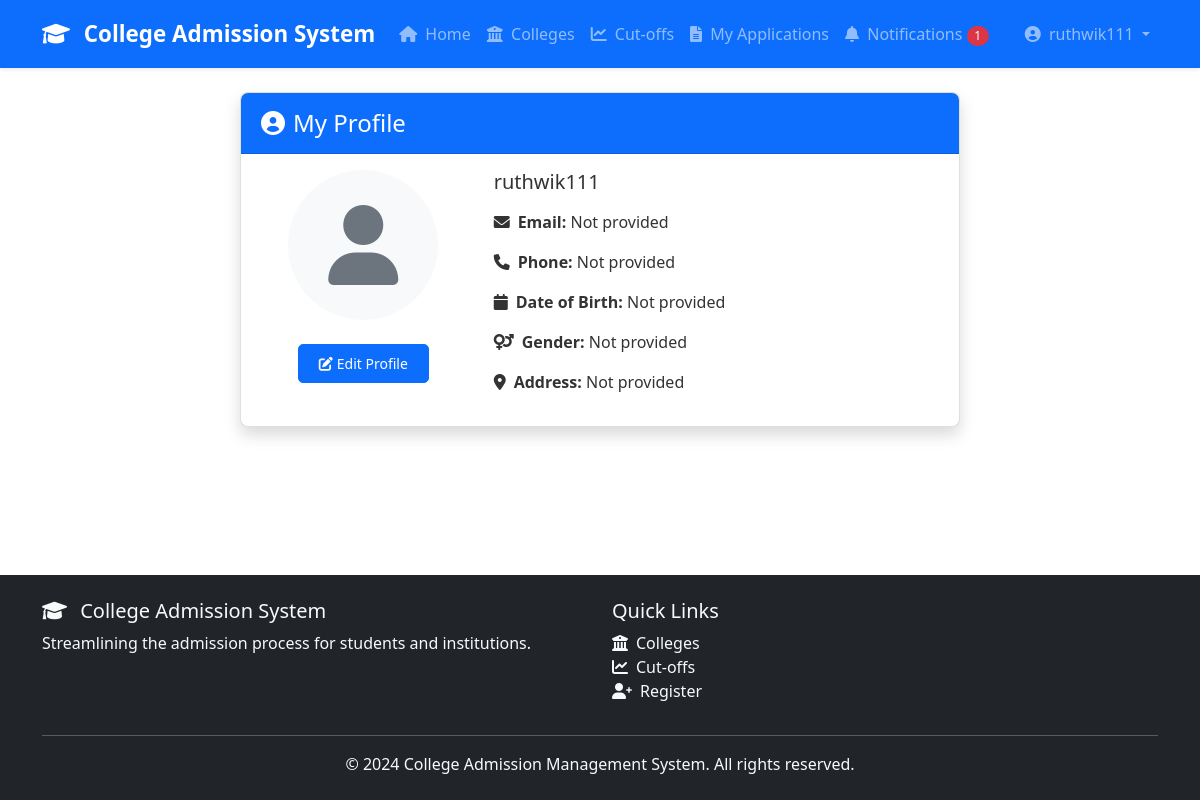
The app's page /accounts/profile/ (signed in) with its own data.
### accounts/models.py (models this page shows, shortened)
class UserProfile(models.Model):
    USER_TYPES = [
        ('STUDENT', 'Student'),
        ('ADMIN', 'Admin'),
    ]
    GENDER_CHOICES = [
        ('M', 'Male'),
        ('F', 'Female'),
        ('O', 'Other'),
    ]
    user = models.OneToOneField(User, on_delete=models.CASCADE, related_name='userprofile')
    user_type = models.CharField(max_length=10, choices=USER_TYPES, default='STUDENT')
    phone_regex = RegexValidator(regex=r'^\+?1?\d{9,15}$', message="Phone number must be entered in the format: '+999999999'. Up to 15 digits allowed.")
    phone_number = models.CharField(validators=[phone_regex], max_length=17, blank=True)
    date_of_birth = models.DateField(null=True, blank=True)
    gender = models.CharField(max_length=1, choices=GENDER_CHOICES, blank=True)
    address = models.TextField(blank=True)
    profile_picture = models.ImageField(upload_to='profile_pics/', blank=True, null=True)
    created_at = models.DateTimeField(auto_now_add=True)
    updated_at = models.DateTimeField(auto_now=True)
    class Meta:
        ordering = ['user__username']

### accounts/views.py (the view)
# urls.py: path('profile/', views.profile, name='profile'),
@login_required
def profile(request):
    try:
        user_profile = request.user.userprofile
        student_profile = getattr(user_profile, 'studentprofile', None)
    except UserProfile.DoesNotExist:
        user_profile = UserProfile.objects.create(user=request.user)
        student_profile = None
    context = {
        'user_profile': user_profile,
        'student_profile': student_profile,
    }
    return render(request, 'accounts/profile.html', context)

### accounts/context_processors.py (called while the page is built)
def unread_notifications_count(request):
    if request.user.is_authenticated:
        count = Notification.objects.filter(user=request.user, is_read=False).count()
        return {'unread_notifications_count': count}
    return {'unread_notifications_count': 0}

### templates/accounts/profile.html (shortened to what this page needs)
{% extends 'base.html' %}
{% block content %}
<div class="container">
    <div class="row justify-content-center">
        <div class="col-md-8">
            <div class="card shadow">
                <div class="card-header bg-primary text-white">
                    <h4 class="card-title mb-0"><i class="fas fa-user-circle me-2"></i>My Profile</h4>
                </div>
                <div class="card-body">
                    <div class="row">
                        <div class="col-md-4 text-center mb-3 mb-md-0">
                            {% if user_profile.profile_picture %}
                            <img src="{{ user_profile.profile_picture.url }}" alt="Profile Picture" class="img-fluid rounded-circle mb-3" style="max-width: 150px;">
                            {% else %}
                            <div class="bg-light rounded-circle d-inline-flex align-items-center justify-content-center mb-3" style="width: 150px; height: 150px;">
                                <i class="fas fa-user fa-5x text-secondary"></i>
                            </div>
                            {% endif %}
                            <div class="mt-2">
                                <a href="{% url 'accounts:edit_profile' %}" class="btn btn-primary btn-sm">
                                    <i class="fas fa-edit me-1"></i>Edit Profile
                                </a>
                            </div>
                        </div>
                        <div class="col-md-8">
                            <h5 class="mb-3">{{ user.get_full_name|default:user.username }}</h5>
                            <div class="mb-3">
                                <p><strong><i class="fas fa-envelope me-2"></i>Email:</strong> {{ user.email|default:"Not provided" }}</p>
                                <p><strong><i class="fas fa-phone me-2"></i>Phone:</strong> {{ user_profile.phone_number|default:"Not provided" }}</p>
                                <p><strong><i class="fas fa-calendar me-2"></i>Date of Birth:</strong> {{ user_profile.date_of_birth|date:"F d, Y"|default:"Not provided" }}</p>
                                <p><strong><i class="fas fa-venus-mars me-2"></i>Gender:</strong> {{ user_profile.get_gender_display|default:"Not provided" }}</p>
                                <p><strong><i class="fas fa-map-marker-alt me-2"></i>Address:</strong> {{ user_profile.address|default:"Not provided" }}</p>
                            </div>
                        </div>
                    </div>
                </div>
            </div>
        </div>
    </div>
</div>
{% endblock %}

### templates/base.html (shortened to what this page needs)
<!DOCTYPE html>
<html lang="en">
<head>
    <link href="https://cdn.jsdelivr.net/npm/bootstrap@5.1.3/dist/css/bootstrap.min.css" rel="stylesheet">
    <link href="https://cdnjs.cloudflare.com/ajax/libs/font-awesome/6.0.0/css/all.min.css" rel="stylesheet">
    {% load static %}
    <link rel="stylesheet" href="{% static 'css/style.css' %}">
</head>
<body class="d-flex flex-column min-vh-100">
    <nav class="navbar navbar-expand-lg navbar-dark bg-primary sticky-top shadow-sm">
        <div class="container">
            <a class="navbar-brand fw-bold" href="{% url 'home' %}">
                <i class="fas fa-graduation-cap me-2"></i> College Admission System
            </a>
            <div class="collapse navbar-collapse" id="navbarNav">
                <ul class="navbar-nav me-auto">
                    <li class="nav-item">
                        <a class="nav-link {% if request.path == '/' %}active{% endif %}" href="{% url 'home' %}">
                            <i class="fas fa-home me-1"></i> Home
                        </a>
                    </li>
                    <li class="nav-item">
                        <a class="nav-link {% if 'colleges' in request.path %}active{% endif %}" href="{% url 'colleges:college_list' %}">
                            <i class="fas fa-university me-1"></i> Colleges
                        </a>
                    </li>
                    <li class="nav-item">
                        <a class="nav-link {% if 'cutoffs' in request.path %}active{% endif %}" href="{% url 'cutoffs:compare_cutoffs' %}">
                            <i class="fas fa-chart-line me-1"></i> Cut-offs
                        </a>
                    </li>
                    {% if user.is_authenticated %}
                    <li class="nav-item">
                        <a class="nav-link {% if 'admissions/my-applications' in request.path %}active{% endif %}" href="{% url 'admissions:my_applications' %}">
                            <i class="fas fa-file-alt me-1"></i> My Applications
                        </a>
                    </li>
                    <li class="nav-item">
                        <a class="nav-link {% if 'notifications' in request.path %}active{% endif %}" href="{% url 'notifications:notification_list' %}">
                            <i class="fas fa-bell me-1"></i> Notifications
                            {% if unread_notifications_count > 0 %}
                            <span class="badge rounded-pill bg-danger">{{ unread_notifications_count }}</span>
                            {% endif %}
                        </a>
                    </li>
                    {% endif %}
                </ul>
                <ul class="navbar-nav">
                    {% if user.is_authenticated %}
                    <li class="nav-item dropdown">
                        <a class="nav-link dropdown-toggle" href="#" id="navbarDropdown" role="button" data-bs-toggle="dropdown">
                            <i class="fas fa-user-circle me-1"></i> {{ user.username }}
                        </a>
                    </li>
                    {% endif %}
                </ul>
            </div>
        </div>
    </nav>
    <main class="container py-4 flex-grow-1">
        {% block content %}{% endblock %}
    </main>
    <footer class="bg-dark text-light py-4 mt-auto">
        <div class="container">
            <div class="row">
                <div class="col-md-6">
                    <h5><i class="fas fa-graduation-cap me-2"></i> College Admission System</h5>
                    <p>Streamlining the admission process for students and institutions.</p>
                </div>
                <div class="col-md-6">
                    <h5>Quick Links</h5>
                    <ul class="list-unstyled">
                        <li><a href="{% url 'colleges:college_list' %}" class="text-light"><i class="fas fa-university me-2"></i>Colleges</a></li>
                        <li><a href="{% url 'cutoffs:compare_cutoffs' %}" class="text-light"><i class="fas fa-chart-line me-2"></i>Cut-offs</a></li>
                        <li><a href="{% url 'accounts:register' %}" class="text-light"><i class="fas fa-user-plus me-2"></i>Register</a></li>
                    </ul>
                </div>
            </div>
            <hr class="my-3">
            <div class="text-center">
                <p class="mb-0">&copy; 2024 College Admission Management System. All rights reserved.</p>
            </div>
        </div>
    </footer>
</body>
</html>

### static/css/style.css (style rules this page uses)
body { font-family: 'Segoe UI', Tahoma, Geneva, Verdana, sans-serif; color: #333; }
.navbar { padding: 0.75rem 1rem; }
.navbar-brand { font-size: 1.4rem; }
.nav-link { padding: 0.5rem 1rem; transition: all 0.3s ease; }
.card { border-radius: 8px; overflow: hidden; transition: transform 0.3s ease, box-shadow 0.3s ease; margin-bottom: 1.5rem; }
.card-header { padding: 1rem 1.25rem; background-color: #fff; border-bottom: 1px solid rgba(0, 0, 0, 0.125); }
.btn { border-radius: 5px; padding: 0.5rem 1.25rem; transition: all 0.3s ease; }
.btn-primary { background-color: #0d6efd; border-color: #0d6efd; }
.badge { padding: 0.35em 0.65em; font-weight: 500; }
footer { background-color: #343a40; }
footer a { transition: color 0.3s ease; text-decoration: none; }
.shadow-sm { box-shadow: 0 0.125rem 0.25rem rgba(0, 0, 0, 0.075) !important; }
.shadow { box-shadow: 0 0.5rem 1rem rgba(0, 0, 0, 0.15) !important; }

### records on screen
UserProfile: phone_number "Not provided", date_of_birth "Not provided", gender "Not provided", address "Not provided"

### other values on screen
{{ unread_notifications_count }} "1"
{{ user.username }} "ruthwik111"
{{ user.get_full_name|default:user.username }} "ruthwik111"
{{ user.email|default:"Not provided" }} "Not provided"
